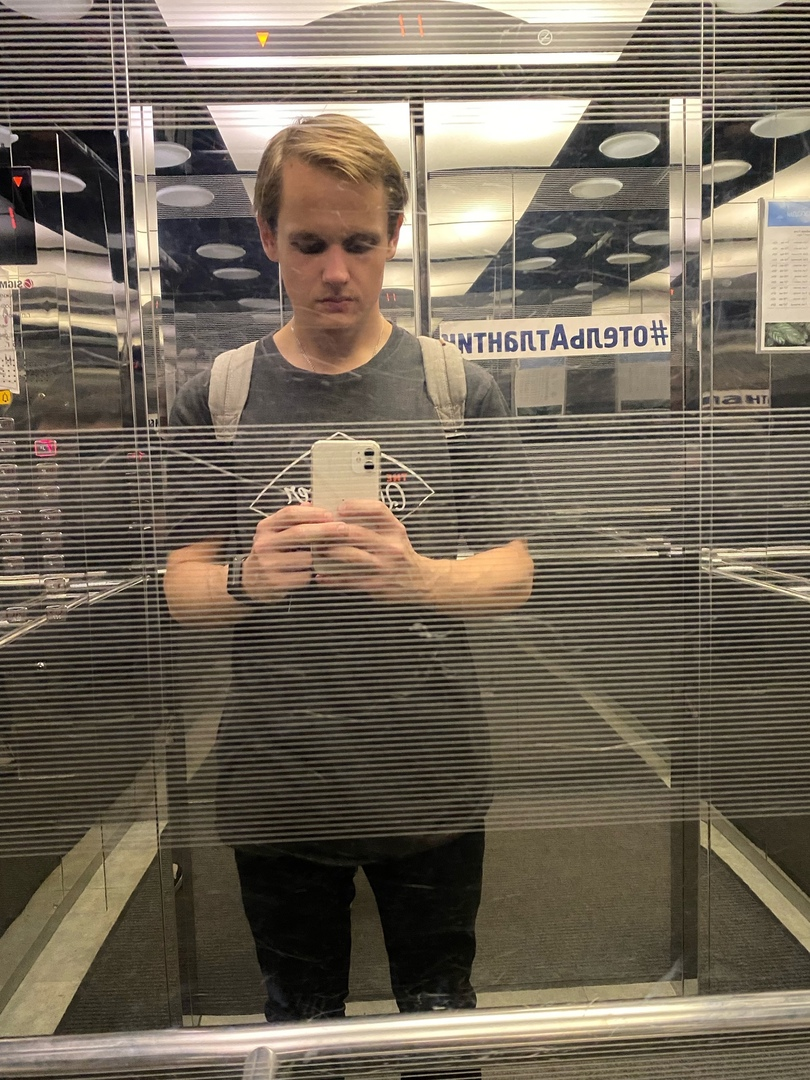
#> input picture Imager_Editor/imgs/emfd3I2djwc.jpg, 810 x 1080 px; its folder holds only this picture in this run
$ python imagerEditor.py
#> lines starting #> are read from the running program, lines starting #| are printed output that depends on the picture
from PIL import Image, ImageEnhance, ImageFilter
import os

path = './imgs'
pathOut = './editedImgs'

for filename in os.listdir(path):
    img = Image.open(f"{path}/{filename}")
#> img is the input picture: PIL image 810x1080 RGB; mean R, G, B 114.4, 103.9, 89
    edit = img.filter(ImageFilter.SHARPEN)
    factor = 1.5
    enhancer = ImageEnhance.Contrast(edit)
    edit = enhancer.enhance(factor)
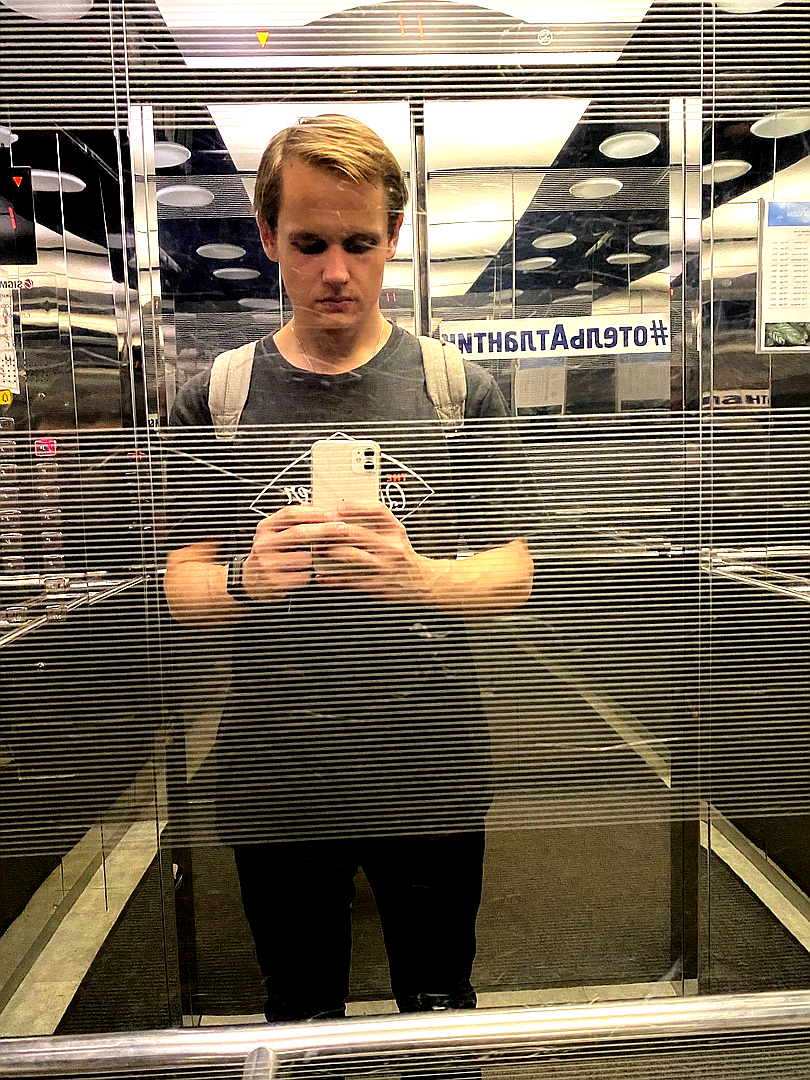
#> edit: PIL image 810x1080 RGB; mean R, G, B 116.2, 103.9, 85.6
    clean_name = os.path.splitext(filename)[0]
    edit.save(f'{pathOut}/{clean_name}_edited.jpg')
